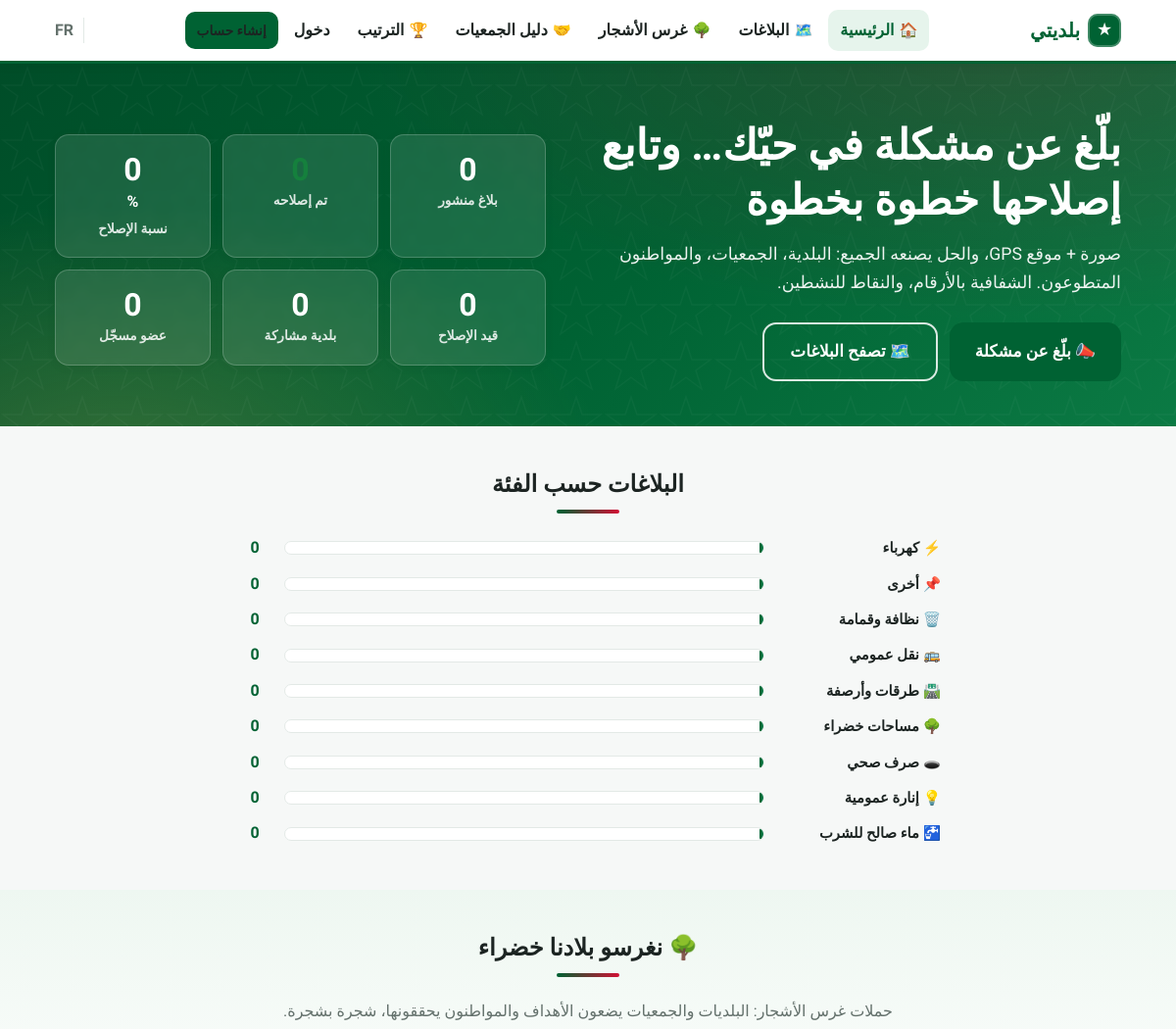
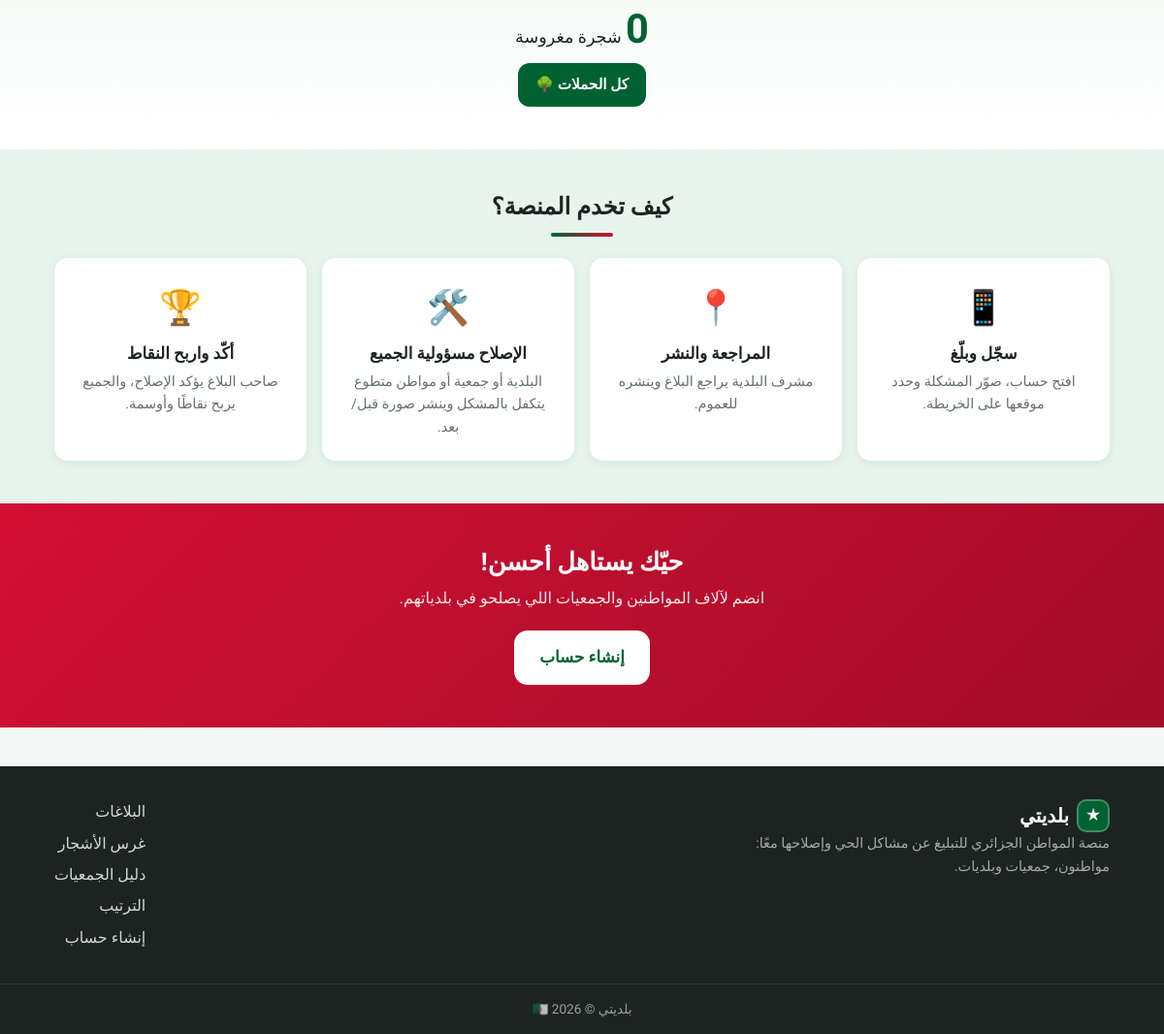
The page / on the database its author committed (2 pictures, top to bottom).
### tables this page shows
CREATE TABLE categories (
  id INT AUTO_INCREMENT PRIMARY KEY,
  name_ar VARCHAR(80) NOT NULL,
  name_fr VARCHAR(80) NOT NULL,
  icon VARCHAR(16) NOT NULL DEFAULT '🏷️',
  is_active TINYINT(1) NOT NULL DEFAULT 1
);

### includes/functions.php (called while the page is built, shortened)
<?php
require_once __DIR__ . '/db.php';
function e(?string $s): string
{
    return htmlspecialchars((string) $s, ENT_QUOTES, 'UTF-8');
}
function url(string $path = ''): string
{
    return WEB_BASE . '/' . ltrim($path, '/');
}
function lang(): string
{
    return (isset($_SESSION['lang']) && $_SESSION['lang'] === 'fr') ? 'fr' : 'ar';
}
function t(string $key, ...$args): string
{
    static $strings = null;
    if ($strings === null) {
        $strings = require BASE_PATH . '/includes/lang/' . lang() . '.php';
    }
    $s = $strings[$key] ?? $key;
    return $args ? vsprintf($s, $args) : $s;
}
function lc(array $row, string $col): string
{
    return (string) ($row[$col . '_' . lang()] ?? $row[$col . '_ar'] ?? '');
}
function site_settings(): array
{
    static $s = null;
    if ($s === null) {
        $s = [];
    }
    return $s;
}
function site_setting(string $k, string $default = ''): string
{
    $v = site_settings()[$k] ?? '';
    return $v !== '' ? $v : $default;
}
function site_text(string $settingBase, string $langKey): string
{
    return site_setting($settingBase . '_' . lang()) ?: t($langKey);
}
function module_on(string $module): bool
{
    return site_setting('mod_' . $module) !== '0';
}

### includes/auth.php (called while the page is built, shortened)
<?php
require_once __DIR__ . '/db.php';
require_once __DIR__ . '/functions.php';
function current_user(): ?array
{
    static $user = false;
    if ($user === false) {
        $user = null;
    }
    return $user;
}

### includes/db.php (called while the page is built, shortened)
<?php
function db(): PDO
{
    static $pdo = null;
    if ($pdo === null) {
        try {
            $pdo = new PDO(
                'mysql:host=' . DB_HOST . ';dbname=' . DB_NAME . ';charset=utf8mb4',
                DB_USER,
                DB_PASS,
                [
                    PDO::ATTR_ERRMODE            => PDO::ERRMODE_EXCEPTION,
                    PDO::ATTR_DEFAULT_FETCH_MODE => PDO::FETCH_ASSOC,
                    PDO::ATTR_EMULATE_PREPARES   => false,
                ]
            );
        } catch (PDOException $e) {
            http_response_code(500);
            die('Database connection failed. Check includes/config.php — تعذّر الاتصال بقاعدة البيانات، تحقق من ملف الإعدادات.');
        }
    }
    return $pdo;
}

### includes/trees.php (called while the page is built, shortened)
<?php
require_once __DIR__ . '/db.php';
function trees_total(): int
{
    try {
        return (int) db()->query("SELECT COALESCE(SUM(trees),0) t FROM tree_plantings WHERE status='approved'")
            ->fetch()['t'];
    } catch (Throwable $e) {
        return 0;
    }
}

### index.php (the view, shortened to what this page needs)
<?php
require_once __DIR__ . '/includes/auth.php';
require_once __DIR__ . '/includes/trees.php';
$db = db();
$treesTotal = trees_total();
$S = $db->query("SELECT
    (SELECT COUNT(*) FROM complaints WHERE status NOT IN ('pending','rejected')) AS total,
    (SELECT COUNT(*) FROM complaints WHERE status IN ('resolved','closed')) AS resolved,
    (SELECT COUNT(*) FROM complaints WHERE status = 'in_progress') AS in_progress,
    (SELECT COUNT(DISTINCT commune_id) FROM complaints WHERE status NOT IN ('pending','rejected')) AS communes,
    (SELECT COUNT(*) FROM users WHERE role = 'citizen') AS citizens,
    (SELECT COUNT(*) FROM users WHERE role = 'association' AND is_verified = 1) AS assocs")->fetch();
$rate = $S['total'] > 0 ? (int) round($S['resolved'] * 100 / $S['total']) : 0;
$cats = $db->query("SELECT c.id, c.name_ar, c.name_fr, c.icon, COUNT(x.id) AS n
    FROM categories c
    LEFT JOIN complaints x ON x.category_id = c.id AND x.status NOT IN ('pending','rejected')
    WHERE c.is_active = 1
    GROUP BY c.id, c.name_ar, c.name_fr, c.icon ORDER BY n DESC")->fetchAll();
$maxCat = 1;
foreach ($cats as $c) {
    $maxCat = max($maxCat, (int) $c['n']);
}
require __DIR__ . '/includes/layout/header.php';
?>
<section class="hero">
  <div class="container hero-inner">
    <div class="hero-text">
      <h1><?= e(site_text('hero_title', 'hero_h1')) ?></h1>
      <p class="hero-sub"><?= e(site_text('hero_sub', 'hero_sub')) ?></p>
      <div class="hero-cta">
        <?php if (module_on('complaints')): ?>
        <a class="btn btn-primary btn-lg" href="<?= e(url($me ? 'dashboard/new-complaint.php' : 'register.php')) ?>">📣 <?= e(t('hero_cta_report')) ?></a>
        <a class="btn btn-ghost btn-lg" href="<?= e(url('complaints.php')) ?>">🗺️ <?= e(t('hero_cta_browse')) ?></a>
        <?php else: ?>
        <a class="btn btn-primary btn-lg" href="<?= e(url('trees.php')) ?>">🌳 <?= e(t('home_trees_cta')) ?></a>
        <a class="btn btn-ghost btn-lg" href="<?= e(url('register.php')) ?>"><?= e(t('nav_register')) ?></a>
        <?php endif; ?>
      </div>
    </div>
    <?php if (module_on('complaints')): ?>
    <div class="hero-stats">
      <div class="stat-card"><span class="stat-num" data-count="<?= (int) $S['total'] ?>">0</span><span class="stat-label"><?= e(t('stat_total')) ?></span></div>
      <div class="stat-card stat-green"><span class="stat-num" data-count="<?= (int) $S['resolved'] ?>">0</span><span class="stat-label"><?= e(t('stat_resolved')) ?></span></div>
      <div class="stat-card"><span class="stat-num" data-count="<?= $rate ?>">0</span><span class="stat-suffix">%</span><span class="stat-label"><?= e(t('stat_rate')) ?></span></div>
      <div class="stat-card"><span class="stat-num" data-count="<?= (int) $S['in_progress'] ?>">0</span><span class="stat-label"><?= e(t('stat_in_progress')) ?></span></div>
      <div class="stat-card"><span class="stat-num" data-count="<?= (int) $S['communes'] ?>">0</span><span class="stat-label"><?= e(t('stat_communes')) ?></span></div>
      <div class="stat-card"><span class="stat-num" data-count="<?= (int) $S['citizens'] + (int) $S['assocs'] ?>">0</span><span class="stat-label"><?= e(t('stat_members')) ?></span></div>
    </div>
    <?php endif; ?>
  </div>
</section>
<?php if (module_on('complaints')): ?>
<section class="section">
  <div class="container">
    <h2 class="section-title"><?= e(t('home_by_category')) ?></h2>
    <div class="cat-bars">
      <?php foreach ($cats as $c): ?>
      <div class="cat-bar">
        <span class="cat-bar-label"><?= e($c['icon']) ?> <?= e(lc($c, 'name')) ?></span>
        <div class="cat-bar-track"><div class="cat-bar-fill" style="width:<?= (int) round($c['n'] * 100 / $maxCat) ?>%"></div></div>
        <span class="cat-bar-num"><?= (int) $c['n'] ?></span>
      </div>
      <?php endforeach; ?>
    </div>
  </div>
</section>
<?php endif; ?>
<?php if (module_on('trees')): ?>
<section class="section trees-band">
  <div class="container">
    <h2 class="section-title">🌳 <?= e(t('home_trees_title')) ?></h2>
    <p class="center muted trees-band-sub"><?= e(t('home_trees_sub')) ?></p>
    <p class="center trees-total"><span class="stat-num" data-count="<?= $treesTotal ?>">0</span> <?= e(t('trees_planted')) ?></p>
    <p class="center"><a class="btn btn-primary" href="<?= e(url('trees.php')) ?>"><?= e(t('home_trees_cta')) ?></a></p>
  </div>
</section>
<?php endif; ?>
<?php if (module_on('complaints')): ?>
<section class="section section-alt">
  <div class="container">
    <h2 class="section-title"><?= e(t('home_how_title')) ?></h2>
    <div class="steps">
      <div class="step"><span class="step-icon">📱</span><h3><?= e(t('how_1_t')) ?></h3><p><?= e(t('how_1_d')) ?></p></div>
      <div class="step"><span class="step-icon">📍</span><h3><?= e(t('how_2_t')) ?></h3><p><?= e(t('how_2_d')) ?></p></div>
      <div class="step"><span class="step-icon">🛠️</span><h3><?= e(t('how_3_t')) ?></h3><p><?= e(t('how_3_d')) ?></p></div>
      <div class="step"><span class="step-icon">🏆</span><h3><?= e(t('how_4_t')) ?></h3><p><?= e(t('how_4_d')) ?></p></div>
    </div>
  </div>
</section>
<?php endif; ?>
<section class="cta-band">
  <div class="container center">
    <h2><?= e(t('home_cta_title')) ?></h2>
    <p><?= e(t('home_cta_sub')) ?></p>
    <a class="btn btn-light btn-lg" href="<?= e(url('register.php')) ?>"><?= e(t('nav_register')) ?></a>
  </div>
</section>
<?php require __DIR__ . '/includes/layout/footer.php'; ?>

### rows shown on the page
categories: icon "⚡", name_ar "كهرباء", n "0"
categories: icon "📌", name_ar "أخرى", n "0"
categories: icon "🗑️", name_ar "نظافة وقمامة", n "0"
categories: icon "🚌", name_ar "نقل عمومي", n "0"
categories: icon "🛣️", name_ar "طرقات وأرصفة", n "0"
categories: icon "🌳", name_ar "مساحات خضراء", n "0"
categories: icon "🕳️", name_ar "صرف صحي", n "0"
categories: icon "💡", name_ar "إنارة عمومية", n "0"
categories: icon "🚰", name_ar "ماء صالح للشرب", n "0"

### other values the page prints
app_name() "بلديتي"
t('nav_home') "الرئيسية"
t('nav_complaints') "البلاغات"
t('nav_trees') "غرس الأشجار"
t('nav_directory') "دليل الجمعيات"
t('nav_leaderboard') "الترتيب"
t('nav_login') "دخول"
t('nav_register') "إنشاء حساب"
site_text('hero_title', 'hero_h1') "بلّغ عن مشكلة في حيّك… وتابع إصلاحها خطوة بخطوة"
site_text('hero_sub', 'hero_sub') "صورة + موقع GPS، والحل يصنعه الجميع: البلدية، الجمعيات، والمواطنون المتطوعون. الشفافية بالأرقام، والنقاط للنشطين."
t('hero_cta_report') "بلّغ عن مشكلة"
t('hero_cta_browse') "تصفح البلاغات"
t('stat_total') "بلاغ منشور"
t('stat_resolved') "تم إصلاحه"
t('stat_rate') "نسبة الإصلاح"
